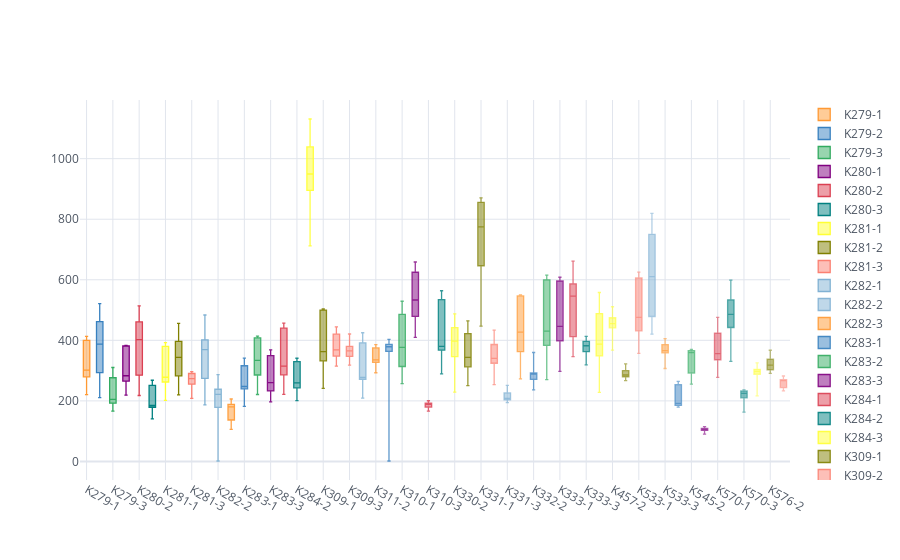

This figure's notebook cell:
### Code cell
seconds.T.iplot(kind='box')

### Figure 1 — Plotly figure (JSON) as saved in the notebook; plotly's stock layout.template omitted (floating-point values rounded to 4 significant figures)
{"data": [{"boxpoints": false, "line": {"width": 1.3}, "marker": {"color": "rgba(255, 153, 51, 1.0)"}, "name": "K279-1", "orientation": "v", "type": "box", "y": [395.8, 264.8, 413.3, 220.5, 284.6, 301.5, 295.0, 410.8, 328.8]}, {"boxpoints": false, "line": {"width": 1.3}, "marker": {"color": "rgba(55, 128, 191, 1.0)"}, "name": "K279-2", "orientation": "v", "type": "box", "y": [453.1, 387.2, 489.2, 210.7, 267.0, 301.8, 415.3, 521, 338]}, {"boxpoints": false, "line": {"width": 1.3}, "marker": {"color": "rgba(50, 171, 96, 1.0)"}, "name": "K279-3", "orientation": "v", "type": "box", "y": [286.4, 196.2, 310.3, 166.4, 180.7, 262.3, 204.8, 273, 201]}, {"boxpoints": false, "line": {"width": 1.3}, "marker": {"color": "rgba(128, 0, 128, 1.0)"}, "name": "K280-1", "orientation": "v", "type": "box", "y": [383.4, 264.4, 382.3, 219.3, 265.8, 273.2, 283.0, 381, 291]}, {"boxpoints": false, "line": {"width": 1.3}, "marker": {"color": "rgba(219, 64, 82, 1.0)"}, "name": "K280-2", "orientation": "v", "type": "box", "y": [455.8, 416.9, 476.3, 236.5, 217.9, 301, 402.0, 513.7, 324.2]}, {"boxpoints": false, "line": {"width": 1.3}, "marker": {"color": "rgba(0, 128, 128, 1.0)"}, "name": "K280-3", "orientation": "v", "type": "box", "y": [263.8, 180.8, 268.2, 140.8, 179.0, 178.8, 193.0, 247.3, 184.8]}, {"boxpoints": false, "line": {"width": 1.3}, "marker": {"color": "rgba(255, 255, 51, 1.0)"}, "name": "K281-1", "orientation": "v", "type": "box", "y": [392.1, 261.1, 384.1, 202.0, 278.1, 262.8, 278.0, 379, 277.8]}, {"boxpoints": false, "line": {"width": 1.3}, "marker": {"color": "rgba(128, 128, 0, 1.0)"}, "name": "K281-2", "orientation": "v", "type": "box", "y": [343.5, 385.1, 456.1, 219.8, 227.9, 301.2, 345.2, 430, 312.8]}, {"boxpoints": false, "line": {"width": 1.3}, "marker": {"color": "rgba(251, 128, 114, 1.0)"}, "name": "K281-3", "orientation": "v", "type": "box", "y": [282.8, 257.4, 292.3, 273.7, 296.4, 249.3, 270.8, 208.2, 289.8]}, {"boxpoints": false, "line": {"width": 1.3}, "marker": {"color": "rgba(128, 177, 211, 1.0)"}, "name": "K282-1", "orientation": "v", "type": "box", "y": [389.0, 483.7, 434.2, 186.7, 233.2, 287.7, 369.0, 390.8, 360.8]}, {"boxpoints": false, "line": {"width": 1.3}, "marker": {"color": "rgba(128, 177, 211, 0.8999999999999999)"}, "name": "K282-2", "orientation": "v", "type": "box", "y": [221.5, 236.1, 245.2, 150.0, 1.493, 230.7, 287.0, 188, 207.2]}, {"boxpoints": false, "line": {"width": 1.3}, "marker": {"color": "rgba(255, 153, 51, 0.8999999999999999)"}, "name": "K282-3", "orientation": "v", "type": "box", "y": [197.5, 127.8, 206.3, 106.0, 185.9, 183.3, 140.0, 180, 143.3]}, {"boxpoints": false, "line": {"width": 1.3}, "marker": {"color": "rgba(55, 128, 191, 0.8999999999999999)"}, "name": "K283-1", "orientation": "v", "type": "box", "y": [319.2, 243.1, 341.3, 181.9, 235.8, 241, 261.0, 315, 247.5]}, {"boxpoints": false, "line": {"width": 1.3}, "marker": {"color": "rgba(50, 171, 96, 0.8999999999999999)"}, "name": "K283-2", "orientation": "v", "type": "box", "y": [369.9, 304.1, 407.2, 221.1, 333.9, 412, 264.0, 414, 292.7]}, {"boxpoints": false, "line": {"width": 1.3}, "marker": {"color": "rgba(128, 0, 128, 0.8999999999999999)"}, "name": "K283-3", "orientation": "v", "type": "box", "y": [368.2, 242.6, 352.1, 196.7, 225.2, 235.5, 266.3, 349, 260.0]}, {"boxpoints": false, "line": {"width": 1.3}, "marker": {"color": "rgba(219, 64, 82, 0.8999999999999999)"}, "name": "K284-1", "orientation": "v", "type": "box", "y": [456.7, 314.9, 439.2, 227.9, 221.8, 305.3, 311.4, 443, 342.4]}, {"boxpoints": false, "line": {"width": 1.3}, "marker": {"color": "rgba(0, 128, 128, 0.8999999999999999)"}, "name": "K284-2", "orientation": "v", "type": "box", "y": [322.1, 328.7, 259.2, 252.3, 200.7, 215.8, 340.8, 253, 332.5]}, {"boxpoints": false, "line": {"width": 1.3}, "marker": {"color": "rgba(255, 255, 51, 0.8999999999999999)"}, "name": "K284-3", "orientation": "v", "type": "box", "y": [1019.0, 1005.0, 949.3, 712.1, 910.5, 904.8, 1097.0, 866.2, 1131.0]}, {"boxpoints": false, "line": {"width": 1.3}, "marker": {"color": "rgba(128, 128, 0, 0.8999999999999999)"}, "name": "K309-1", "orientation": "v", "type": "box", "y": [499.2, 362.7, 502.2, 262.9, 241.3, 355.7, 355.5, 503.8, 392.5]}, {"boxpoints": false, "line": {"width": 1.3}, "marker": {"color": "rgba(251, 128, 114, 0.8999999999999999)"}, "name": "K309-2", "orientation": "v", "type": "box", "y": [314.6, 375.3, 365.0, 327.5, 368.3, 354.7, 444.2, 425, 419]}, {"boxpoints": false, "line": {"width": 1.3}, "marker": {"color": "rgba(251, 128, 114, 0.7999999999999998)"}, "name": "K309-3", "orientation": "v", "type": "box", "y": [365.4, 384.8, 348.1, 365.3, 368.7, 343.3, 378.7, 318, 421.0]}, {"boxpoints": false, "line": {"width": 1.3}, "marker": {"color": "rgba(128, 177, 211, 0.7999999999999998)"}, "name": "K311-1", "orientation": "v", "type": "box", "y": [393.3, 264.5, 391.3, 209, 273.0, 274, 277.2, 425, 281.8]}, {"boxpoints": false, "line": {"width": 1.3}, "marker": {"color": "rgba(255, 153, 51, 0.7999999999999998)"}, "name": "K311-2", "orientation": "v", "type": "box", "y": [324.3, 386.1, 332.3, 292.9, 335.7, 328.5, 384.2, 372, 341.1]}, {"boxpoints": false, "line": {"width": 1.3}, "marker": {"color": "rgba(55, 128, 191, 0.7999999999999998)"}, "name": "K311-3", "orientation": "v", "type": "box", "y": [360.5, 380.9, 364.3, 403.1, 1.493, 378.8, 369.2, 379.2, 403.4]}, {"boxpoints": false, "line": {"width": 1.3}, "marker": {"color": "rgba(50, 171, 96, 0.7999999999999998)"}, "name": "K310-1", "orientation": "v", "type": "box", "y": [461.2, 494.8, 483.1, 271.4, 257, 340.3, 327.7, 529, 376.9]}, {"boxpoints": false, "line": {"width": 1.3}, "marker": {"color": "rgba(128, 0, 128, 0.7999999999999998)"}, "name": "K310-2", "orientation": "v", "type": "box", "y": [485.5, 642.2, 533.2, 459.2, 409.7, 532.7, 658.8, 619, 576.5]}, {"boxpoints": false, "line": {"width": 1.3}, "marker": {"color": "rgba(219, 64, 82, 0.7999999999999998)"}, "name": "K310-3", "orientation": "v", "type": "box", "y": [193.1, 177.5, 192.2, 185.5, 180.4, 188.3, 188.5, 166, 200.5]}, {"boxpoints": false, "line": {"width": 1.3}, "marker": {"color": "rgba(0, 128, 128, 0.7999999999999998)"}, "name": "K330-1", "orientation": "v", "type": "box", "y": [563.7, 376.4, 532.1, 289.5, 380.3, 353.7, 393.5, 540.8, 372]}, {"boxpoints": false, "line": {"width": 1.3}, "marker": {"color": "rgba(255, 255, 51, 0.7999999999999998)"}, "name": "K330-2", "orientation": "v", "type": "box", "y": [421.3, 487.7, 390.2, 228.7, 429.0, 334, 480.0, 350, 397.2]}, {"boxpoints": false, "line": {"width": 1.3}, "marker": {"color": "rgba(128, 128, 0, 0.7999999999999998)"}, "name": "K330-3", "orientation": "v", "type": "box", "y": [464.3, 343.8, 459.4, 250.5, 315.7, 303, 349.5, 410, 328.8]}, {"boxpoints": false, "line": {"width": 1.3}, "marker": {"color": "rgba(128, 128, 0, 0.7)"}, "name": "K331-1", "orientation": "v", "type": "box", "y": [852.8, 844.6, 864.4, 554.2, 447.2, 774.5, 870.7, 713, 677]}, {"boxpoints": false, "line": {"width": 1.3}, "marker": {"color": "rgba(251, 128, 114, 0.7)"}, "name": "K331-2", "orientation": "v", "type": "box", "y": [378.7, 353.4, 325.1, 253.8, 340.5, 337.5, 409.0, 322, 434]}, {"boxpoints": false, "line": {"width": 1.3}, "marker": {"color": "rgba(128, 177, 211, 0.7)"}, "name": "K331-3", "orientation": "v", "type": "box", "y": [204.4, 199.9, 251.3, 206.4, 225.5, 229, 208.4, 216, 194.2]}, {"boxpoints": false, "line": {"width": 1.3}, "marker": {"color": "rgba(255, 153, 51, 0.7)"}, "name": "K332-1", "orientation": "v", "type": "box", "y": [548.3, 427.4, 546.1, 293.7, 272.9, 385.3, 455.2, 550, 419.0]}, {"boxpoints": false, "line": {"width": 1.3}, "marker": {"color": "rgba(55, 128, 191, 0.7)"}, "name": "K332-2", "orientation": "v", "type": "box", "y": [236.7, 274.9, 274.3, 293, 290.1, 260.3, 359.7, 292, 288.3]}, {"boxpoints": false, "line": {"width": 1.3}, "marker": {"color": "rgba(50, 171, 96, 0.7)"}, "name": "K332-3", "orientation": "v", "type": "box", "y": [601.8, 422.5, 599.0, 322.5, 270.3, 403.7, 435.6, 615.2, 430.3]}, {"boxpoints": false, "line": {"width": 1.3}, "marker": {"color": "rgba(128, 0, 128, 0.7)"}, "name": "K333-1", "orientation": "v", "type": "box", "y": [608.4, 437.6, 592.2, 326.6, 297.7, 421.7, 446.0, 607.5, 461.5]}, {"boxpoints": false, "line": {"width": 1.3}, "marker": {"color": "rgba(219, 64, 82, 0.7)"}, "name": "K333-2", "orientation": "v", "type": "box", "y": [618.9, 546.0, 661.3, 346, 375.2, 425, 576.0, 555, 524.3]}, {"boxpoints": false, "line": {"width": 1.3}, "marker": {"color": "rgba(0, 128, 128, 0.7)"}, "name": "K333-3", "orientation": "v", "type": "box", "y": [366.2, 382.1, 385.2, 396.8, 351.3, 378, 396.7, 319, 413]}, {"boxpoints": false, "line": {"width": 1.3}, "marker": {"color": "rgba(255, 255, 51, 0.7)"}, "name": "K457-1", "orientation": "v", "type": "box", "y": [557.9, 494.7, 486.4, 271.1, 228.5, 387.5, 380.2, 478.4, 374.7]}, {"boxpoints": false, "line": {"width": 1.3}, "marker": {"color": "rgba(255, 255, 51, 0.5999999999999999)"}, "name": "K457-2", "orientation": "v", "type": "box", "y": [367.7, 470.9, 454.3, 474.3, 455, 452.8, 510.9, 406.2, 475.5]}, {"boxpoints": false, "line": {"width": 1.3}, "marker": {"color": "rgba(128, 128, 0, 0.5999999999999999)"}, "name": "K457-3", "orientation": "v", "type": "box", "y": [322.4, 301.0, 278.3, 291.7, 281.9, 299.7, 280.3, 266.9, 285.5]}, {"boxpoints": false, "line": {"width": 1.3}, "marker": {"color": "rgba(251, 128, 114, 0.5999999999999999)"}, "name": "K533-1", "orientation": "v", "type": "box", "y": [625.5, 452.1, 621.4, 368.8, 357.3, 472.2, 484.5, 600.8, 475.9]}, {"boxpoints": false, "line": {"width": 1.3}, "marker": {"color": "rgba(128, 177, 211, 0.5999999999999999)"}, "name": "K533-2", "orientation": "v", "type": "box", "y": [734.8, 796.0, 819.4, 420.8, 441.6, 491, 560.9, 613, 610.7]}, {"boxpoints": false, "line": {"width": 1.3}, "marker": {"color": "rgba(255, 153, 51, 0.5999999999999999)"}, "name": "K533-3", "orientation": "v", "type": "box", "y": [382.5, 380.5, 365.0, 405.3, 366.2, 343.2, 363.9, 307, 396.3]}, {"boxpoints": false, "line": {"width": 1.3}, "marker": {"color": "rgba(55, 128, 191, 0.5999999999999999)"}, "name": "K545-1", "orientation": "v", "type": "box", "y": [252.5, 186.4, 264.2, 192, 189.7, 181.5, 179.6, 256, 197.1]}, {"boxpoints": false, "line": {"width": 1.3}, "marker": {"color": "rgba(50, 171, 96, 0.5999999999999999)"}, "name": "K545-2", "orientation": "v", "type": "box", "y": [370.0, 359.2, 366.1, 255.7, 294.6, 283.7, 359.9, 342, 367.0]}, {"boxpoints": false, "line": {"width": 1.3}, "marker": {"color": "rgba(128, 0, 128, 0.5999999999999999)"}, "name": "K545-3", "orientation": "v", "type": "box", "y": [90.32, 101.4, 115.2, 103.0, 107.5, 107.8, 108.8, 110, 104.0]}, {"boxpoints": false, "line": {"width": 1.3}, "marker": {"color": "rgba(219, 64, 82, 0.5999999999999999)"}, "name": "K570-1", "orientation": "v", "type": "box", "y": [476.1, 391.5, 335.2, 277.5, 356.0, 349.3, 336.1, 466, 410.0]}, {"boxpoints": false, "line": {"width": 1.3}, "marker": {"color": "rgba(0, 128, 128, 0.5999999999999999)"}, "name": "K570-2", "orientation": "v", "type": "box", "y": [423.8, 599.0, 491.0, 330.7, 482.7, 448.7, 573.5, 486, 520.4]}, {"boxpoints": false, "line": {"width": 1.3}, "marker": {"color": "rgba(0, 128, 128, 0.49999999999999983)"}, "name": "K570-3", "orientation": "v", "type": "box", "y": [213.1, 232.6, 219.2, 162.9, 236.5, 224.7, 226.9, 201, 233.2]}, {"boxpoints": false, "line": {"width": 1.3}, "marker": {"color": "rgba(255, 255, 51, 0.49999999999999983)"}, "name": "K576-1", "orientation": "v", "type": "box", "y": [301.3, 288.3, 293.0, 216.7, 286.3, 305, 297.8, 304, 325.3]}, {"boxpoints": false, "line": {"width": 1.3}, "marker": {"color": "rgba(128, 128, 0, 0.49999999999999983)"}, "name": "K576-2", "orientation": "v", "type": "box", "y": [291.1, 354.1, 312.1, 324.1, 306.4, 318, 367.2, 292, 331.9]}, {"boxpoints": false, "line": {"width": 1.3}, "marker": {"color": "rgba(251, 128, 114, 0.49999999999999983)"}, "name": "K576-3", "orientation": "v", "type": "box", "y": [271.3, 267.7, 282.2, 267.6, 233.1, 243.3, 261.3, 244.2, 269.6]}], "layout": {"legend": {"bgcolor": "#FFFFFF", "font": {"color": "#4D5663"}}, "paper_bgcolor": "#FFFFFF", "plot_bgcolor": "#FFFFFF", "title": {"font": {"color": "#4D5663"}}, "xaxis": {"gridcolor": "#E1E5ED", "showgrid": true, "tickfont": {"color": "#4D5663"}, "title": {"font": {"color": "#4D5663"}, "text": ""}, "zerolinecolor": "#E1E5ED"}, "yaxis": {"gridcolor": "#E1E5ED", "showgrid": true, "tickfont": {"color": "#4D5663"}, "title": {"font": {"color": "#4D5663"}, "text": ""}, "zerolinecolor": "#E1E5ED"}}}
